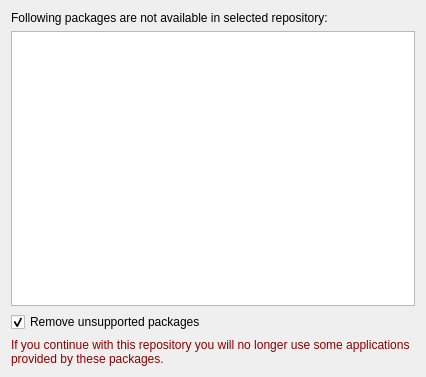
<?xml version="1.0" encoding="UTF-8"?>
<ui version="4.0">
 <class>Screen</class>
 <widget class="QWidget" name="Screen">
  <property name="geometry">
   <rect>
    <x>0</x>
    <y>0</y>
    <width>426</width>
    <height>377</height>
   </rect>
  </property>
  <property name="windowTitle">
   <string>Analyzing your Computer</string>
  </property>
  <layout class="QGridLayout" name="gridLayout">
   <item row="0" column="0" colspan="2">
    <widget class="QWidget" name="widget" native="true">
     <layout class="QGridLayout" name="gridLayout_2">
      <property name="margin">
       <number>0</number>
      </property>
      <item row="0" column="0">
       <widget class="QLabel" name="label">
        <property name="text">
         <string>Following packages are not available in selected repository:</string>
        </property>
        <property name="textFormat">
         <enum>Qt::PlainText</enum>
        </property>
        <property name="wordWrap">
         <bool>true</bool>
        </property>
       </widget>
      </item>
      <item row="1" column="0">
       <widget class="QListWidget" name="package_list"/>
      </item>
      <item row="3" column="0">
       <widget class="QLabel" name="label_2">
        <property name="styleSheet">
         <string notr="true">color:darkred;</string>
        </property>
        <property name="text">
         <string>If you continue with this repository you will no longer use some applications provided by these packages.</string>
        </property>
        <property name="textFormat">
         <enum>Qt::PlainText</enum>
        </property>
        <property name="wordWrap">
         <bool>true</bool>
        </property>
       </widget>
      </item>
      <item row="2" column="0">
       <widget class="QCheckBox" name="remove_packages">
        <property name="text">
         <string>Remove unsupported packages</string>
        </property>
        <property name="checked">
         <bool>true</bool>
        </property>
       </widget>
      </item>
     </layout>
    </widget>
   </item>
  </layout>
 </widget>
 <resources/>
 <connections/>
</ui>
